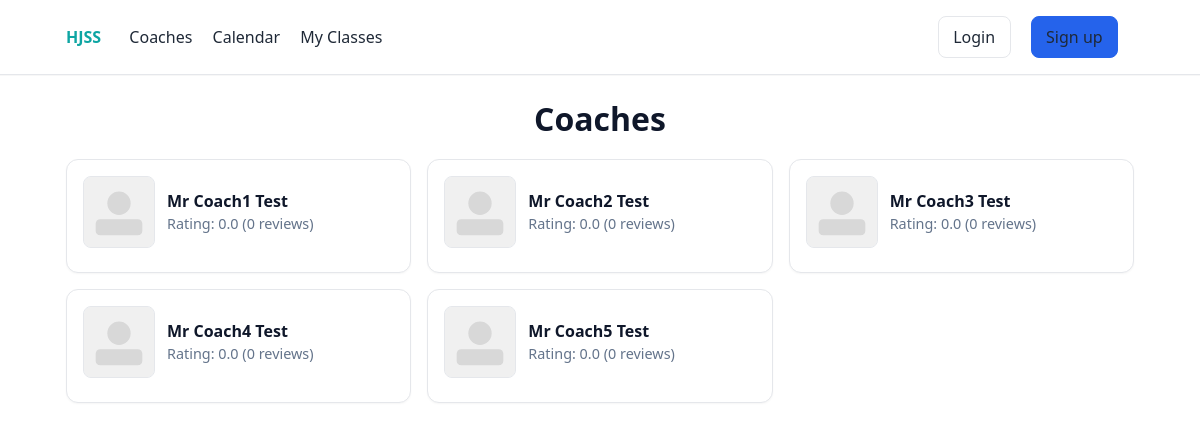
The app's page /coaches with its own data.
### models.py (models this page shows, shortened)
class Coach(db.Model):
    __tablename__ = 'coaches'
    id = db.Column(db.Integer, primary_key=True)
    title = db.Column(db.String(20), nullable=True)
    first_name = db.Column(db.String(60), nullable=False)
    last_name = db.Column(db.String(60), nullable=False)
    email = db.Column(db.String(120), unique=True, nullable=False)
    password_hash = db.Column(db.String(128), nullable=False)
    two_factor_secret = db.Column(db.String(32))
    two_factor_enabled = db.Column(db.Boolean, default=False, nullable=False)
    phone = db.Column(db.String(15))
    profile_image = db.Column(db.String(255))  # path to uploaded image under static/uploads
    about_me = db.Column(db.Text)
    lessons = db.relationship('Lesson', backref='coach', lazy=True)
    def get_average_rating(self):
        ratings = []
        for lesson in self.lessons:
            for booking in lesson.bookings:
                if booking.review and booking.attended:
                    ratings.append(booking.review.rating)
        if ratings:
            return round(sum(ratings) / len(ratings), 2)
        return 0
    def get_review_count(self) -> int:
        count = 0
        for lesson in self.lessons:
            for booking in lesson.bookings:
                if booking.review is not None:
                    count += 1
        return count

### portal.py (the view)
@portal_bp.route('/coaches')
def coaches_list():
    coaches = Coach.query.order_by(Coach.first_name, Coach.last_name).all()
    summary = []
    for c in coaches:
        avg = c.get_average_rating()
        count = c.get_review_count()
        summary.append((c, avg, count))
    return render_template('coaches.html', summary=summary)

### main.py (called while the page is built)
@app.context_processor
def inject_user():
    from auth import _get_user
    role = session.get('role')
    uid = session.get('user_id')
    user = _get_user(role, uid) if role and uid else None
    return dict(current_user=user, current_role=role)

### templates/coaches.html (shortened to what this page needs)
{% extends 'base.html' %}
{% block content %}
<h1>Coaches</h1>
<div class="grid">
  {% for coach, avg, count in summary %}
    <div class="card coach-card">
      <div class="coach-card__head">
        <img class="coach-avatar" src="{{ url_for('static', filename=coach.profile_image) if coach.profile_image else url_for('static', filename='placeholder.svg') }}" alt="{{ coach.first_name }}">
        <div>
          <div class="coach-name">{{ coach.title }} {{ coach.first_name }} {{ coach.last_name }}</div>
          <div class="coach-meta">Rating: {{ '%.1f' % avg }} ({{ count }} reviews)</div>
        </div>
      </div>
    </div>
  {% endfor %}
  </div>
{% endblock %}

### templates/base.html (shortened to what this page needs)
<!doctype html>
<html>
  <head>
    <link rel="stylesheet" href="/static/styles.css" />
  </head>
  <body>
    <header class="topbar">
      <div class="container flex between center">
        <nav class="nav-left">
          <a class="brand" href="/">HJSS</a>
          <a href="/coaches">Coaches</a>
          <a href="/calendar">Calendar</a>
          <a href="/my-classes">My Classes</a>
        </nav>
        <div class="nav-right">
          {% if current_user %}
            <span class="user-badge">Logged in as: {{ current_user.first_name }} {{ current_user.last_name }}</span>
            <a class="btn" href="/account">Account</a>
            <a class="btn btn-danger" href="/logout">Logout</a>
          {% else %}
            <a class="btn" href="/login">Login</a>
            <a class="btn btn-primary" href="/register/learner">Sign up</a>
          {% endif %}
        </div>
      </div>
    </header>
    <main class="container">
      {% block content %}{% endblock %}
    </main>
  </body>
  </html>

### static/styles.css (style rules this page uses)
:root { --bg:#ffffff; --bg-muted:#f8fafc; --text:#0f172a; --muted:#334155; --border:#e5e7eb; --brand:#0ea5a3; --primary:#2563eb; --danger:#dc2626; --success:#16a34a; --warning:#d97706; --label-w:200px; --input-w:420px; --label-gap:.6rem; }
* { box-sizing:border-box }
html { -webkit-text-size-adjust:100% }
html,body { height:100% }
body { margin:0;background:var(--bg);color:var(--text);font:16px/1.5 system-ui, -apple-system, Segoe UI, Roboto, Helvetica, Arial, sans-serif; -webkit-font-smoothing:antialiased; -moz-osx-font-smoothing:grayscale }
h1 { font-size:2rem;margin:.25rem 0 1rem }
.container { max-width:1100px;margin:0 auto;padding:1rem }
.flex { display:flex }
.between { justify-content:space-between }
.center { align-items:center }
.topbar { position:sticky;top:0;background:#fff;border-bottom:1px solid var(--border);z-index:10;box-shadow:0 1px 0 rgba(0,0,0,.03) }
.topbar a { color:#1f2937;text-decoration:none;margin-right:1rem }
.topbar .brand { font-weight:700;margin-right:1.5rem;color:var(--brand) }
.btn { display:inline-block;padding:.5rem .9rem;border-radius:.5rem;border:1px solid var(--border);background:#fff;color:#111827;text-decoration:none }
.btn-primary { background:#2563eb;color:#fff;border-color:#2563eb }
.card { background:#fff;border:1px solid var(--border);border-radius:12px;padding:1rem;box-shadow:0 1px 2px rgba(0,0,0,.04) }
h1,h2,h3 { text-align:center }
nav a:last-child { margin-right:0 }
.grid { display:grid;grid-template-columns:repeat(auto-fill,minmax(260px,1fr));gap:1rem }
.coach-card__head { display:flex;gap:.75rem;align-items:center;margin-bottom:.5rem }
.coach-avatar { width:72px;height:72px;object-fit:cover;border-radius:8px;background:#f1f5f9;border:1px solid var(--border) }
.coach-name { font-weight:600 }
.coach-meta { color:#64748b;font-size:.9rem }
.center { text-align:center }

### records on screen
Coach: title "Mr", first_name "Coach1", last_name "Test", avg "0.0", two_factor_enabled "0"
Coach: title "Mr", first_name "Coach2", last_name "Test", avg "0.0", two_factor_enabled "0"
Coach: title "Mr", first_name "Coach3", last_name "Test", avg "0.0", two_factor_enabled "0"
Coach: title "Mr", first_name "Coach4", last_name "Test", avg "0.0", two_factor_enabled "0"
Coach: title "Mr", first_name "Coach5", last_name "Test", avg "0.0", two_factor_enabled "0"
